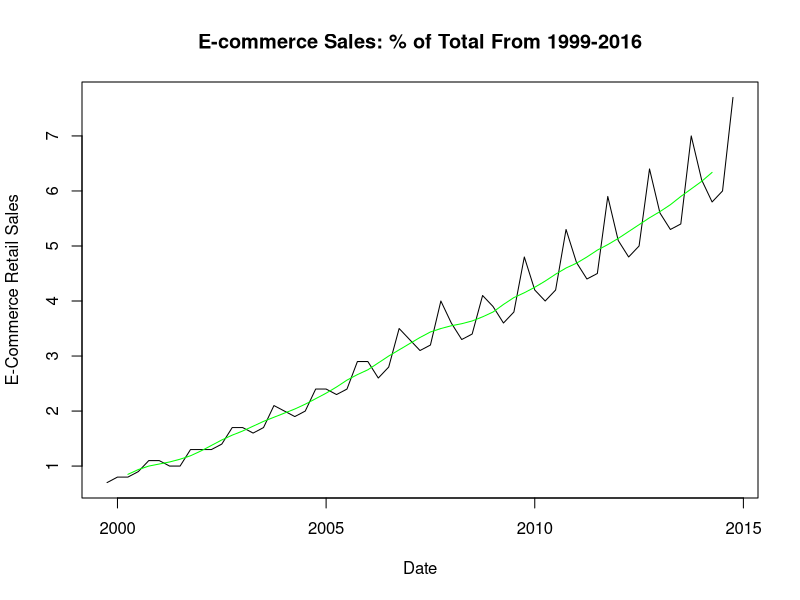
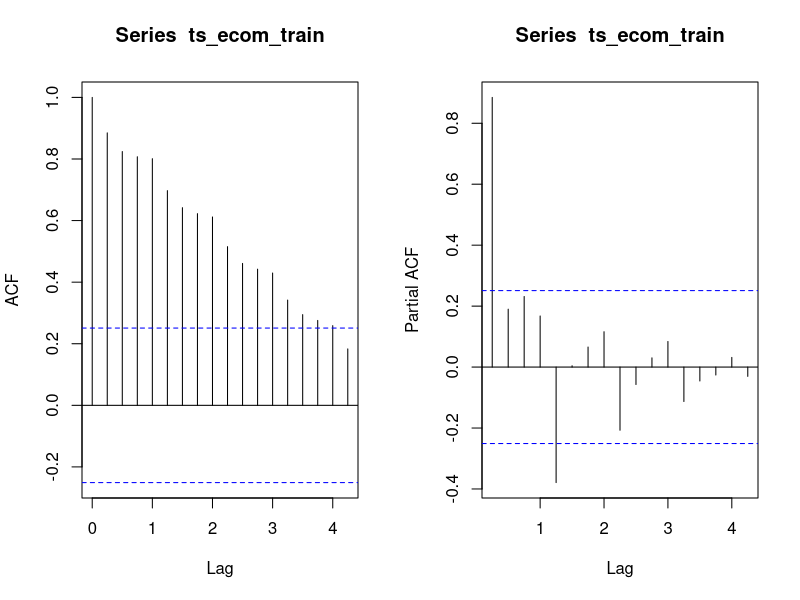
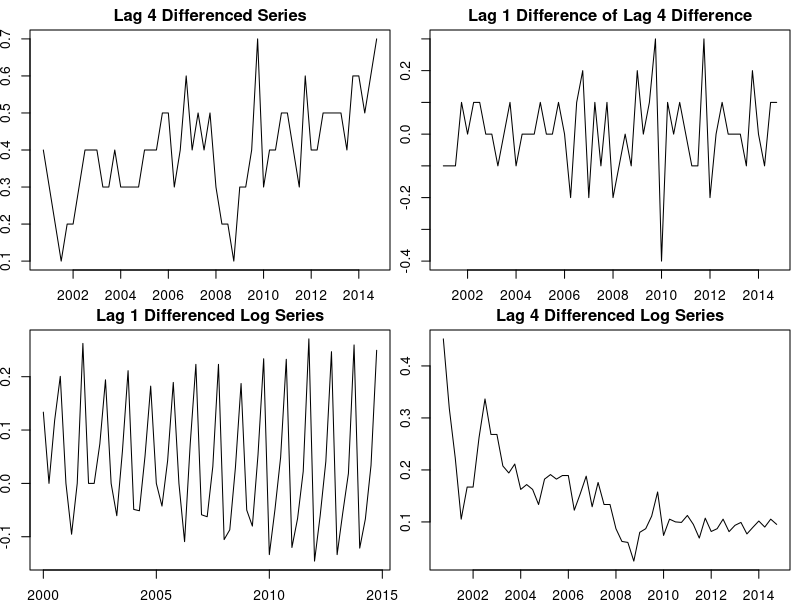
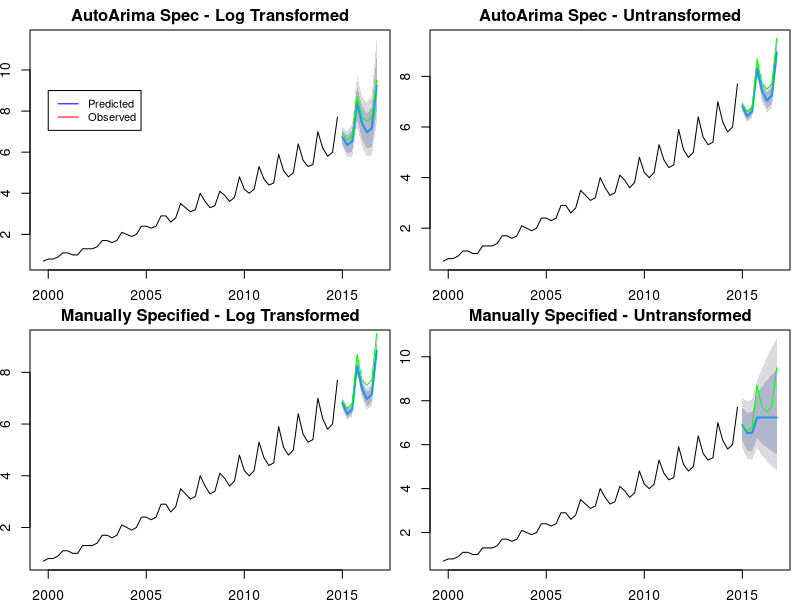
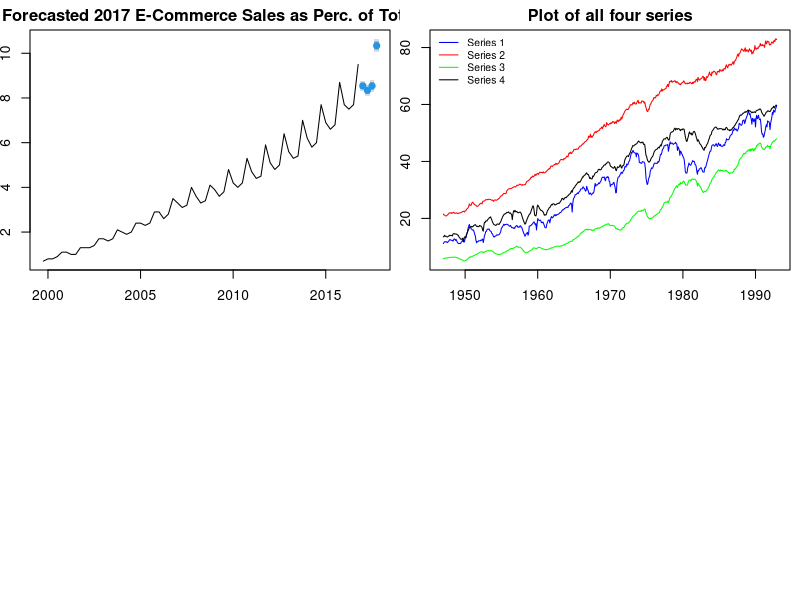
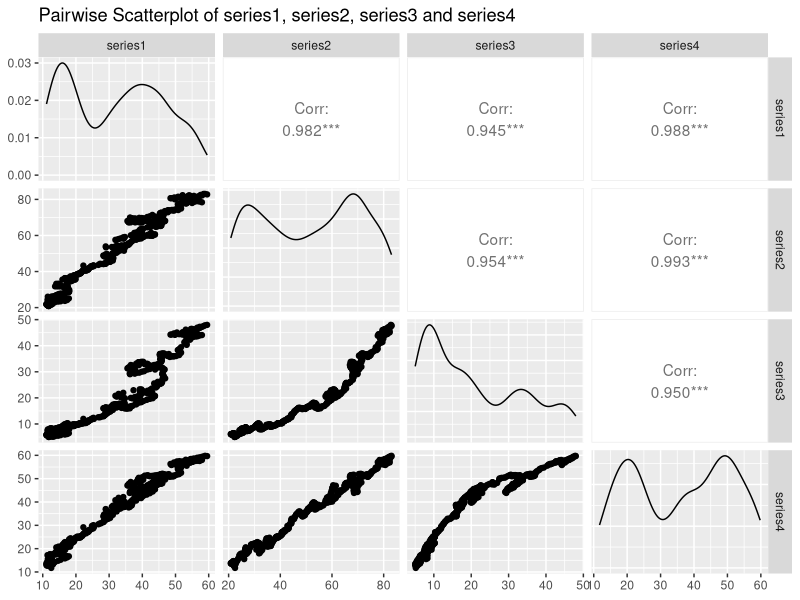
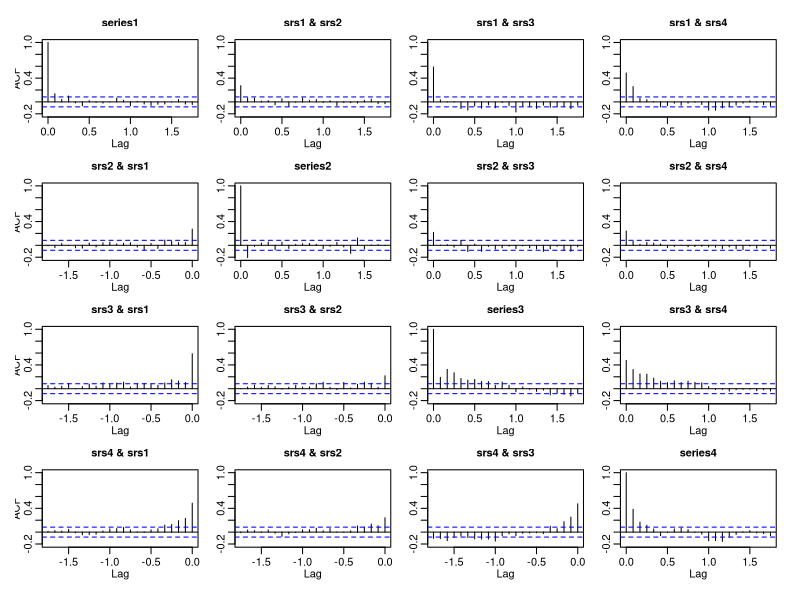
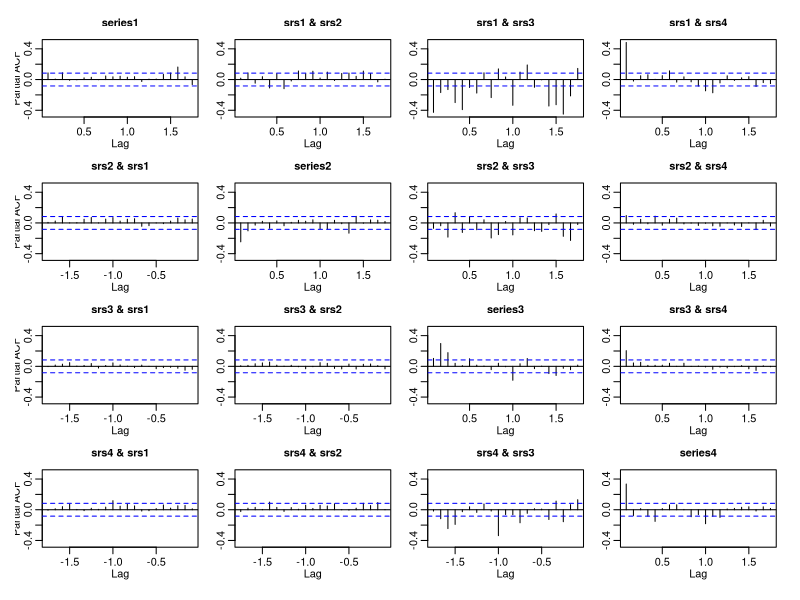

Recreate these plots in R, in order. (Note: this script raises an error after producing the figures.)
## ---- chunk 1
knitr::opts_chunk$set(echo = TRUE)

pkg <- c('knitr', 'Hmisc', 'ggcorrplot', 'car','xts','forecast',
         'dplyr', 'ggplot2', 'jtools', 'readr', 'astsa', 'vars', 'dplyr','tseries', 'GGally')
invisible(lapply(pkg, require, character.only = T))
## ---- chunk 2
# loading the data and making the train-test split
ecom = read.csv(file = "ECOMPCTNSA.csv")
ts_ecom = ts(ecom$ECOMPCTNSA, start = c(1999, 4), frequency = 4)
ts_ecom_train = ts(ts_ecom[time(ts_ecom) < 2015], start = c(1999, 4), freq = 4)
ts_ecom_test = ts(ts_ecom[time(ts_ecom) >= 2015], start = c(2015, 1), freq = 4)
head(ts_ecom_train, 13)
#check for missing values
sum(is.na(ts_ecom_train))
#summarize the series
summary(ts_ecom_train)
## ---- chunk 3
plot(ts_ecom_train, xlab = 'Date', ylab = 'E-Commerce Retail Sales',
     main = 'E-commerce Sales: % of Total From 1999-2016')
lines(ma(ts_ecom_train, order = 4, centre = T), col = 'green')
## ---- chunk 4
par(mfrow=c(1,2))
acf(ts_ecom_train)
pacf(ts_ecom_train)
## ---- chunk 5
par(mfrow=c(2,2), mai = c(.3, 0.3, 0.3, 0.1))
log_ts_ecom_train = log(ts_ecom_train)
log_ts_ecom_test = log(ts_ecom_test)

plot(diff(ts_ecom_train, lag = 4),xlab=NULL,ylab=NULL,main = "Lag 4 Differenced Series")
plot(diff(diff(ts_ecom_train, lag = 4),lag=1),xlab=NULL,ylab=NULL, 
     main = "Lag 1 Difference of Lag 4 Difference")

plot(diff(log_ts_ecom_train, lag = 1),xlab=NULL,ylab=NULL,main = "Lag 1 Differenced Log Series")
plot(diff(log_ts_ecom_train, lag = 4),xlab=NULL,ylab=NULL,main = "Lag 4 Differenced Log Series")

adf.test(diff(diff(ts_ecom_train, lag = 4),lag=1))$p.value
adf.test(log_ts_ecom_train)$p.value
## ---- chunk 6
log_model_auto <- auto.arima(ts_ecom_train, ic = 'aicc', lambda = 0)
model_auto <- auto.arima(ts_ecom_train, ic = 'aicc')

log_model_auto
model_auto
## ---- chunk 7
manual_model_raw <- Arima(ts_ecom_train, order=c(1,1,1), seasonal=c(1,1,1))
manual_model_log <- Arima(ts_ecom_train, order = c(0,1,4), seasonal=c(0,0,0), lambda=0)
## ---- chunk 8
log_mod_auto_sw <- shapiro.test(log_model_auto $resid)
log_mod_auto_box <-Box.test(log_model_auto $resid, type = "Ljung-Box")

mod_auto_sw <-shapiro.test(model_auto $resid)
mod_auto_box <-Box.test(model_auto $resid, type = "Ljung-Box")

man_mod_raw_sw <-shapiro.test(manual_model_raw $resid)
man_mod_raw_box <-Box.test(manual_model_raw $resid, type = "Ljung-Box")

log_man_mod_sw <-shapiro.test(manual_model_log $resid)
log_man_mod_box <-Box.test(manual_model_log $resid, type = "Ljung-Box")

TestResults <- data.frame(cbind(rbind(log_mod_auto_sw$p.value,mod_auto_sw$p.value, 
                         man_mod_raw_sw$p.value, log_man_mod_sw$p.value),
                         rbind(log_mod_auto_box$p.value, mod_auto_box$p.value, 
                               man_mod_raw_box$p.value, log_man_mod_box$p.value)))

colnames(TestResults) <- c('Shapiro-Wilk', 'Box-Ljung')
rownames(TestResults) <- c('Log, Auto','Raw, Auto','Log, Manual', 'Raw, Manual')

TestResults
## ---- chunk 9
calculate_rmse = function(fcast, test){
  rmse = sqrt(mean((fcast - test)^2))
}

forecast_log_auto = forecast(log_model_auto, h = 8, lambda=0)
forecast_auto = forecast(model_auto, h = 8)
forecast_log_man = forecast(manual_model_raw, h = 8)
forecast_man = forecast(manual_model_log, h = 8, lambda=0)

df_RMSE = data.frame(rbind(calculate_rmse(forecast_log_auto$mean,ts_ecom_test),
           calculate_rmse(forecast_auto$mean,ts_ecom_test), calculate_rmse(
             forecast_log_man$mean, ts_ecom_test), calculate_rmse(forecast_man$mean, ts_ecom_test)))

colnames(df_RMSE) = c('RMSE')
rownames(df_RMSE) = c('Log, Auto','Raw, Auto','Log, Manual', 'Raw, Manual')
df_RMSE

par(mfrow=c(2,2), mai = c(.3, 0.3, 0.3, 0.1))
plot(forecast_log_auto, main="AutoArima Spec - Log Transformed"); lines(ts_ecom_test, col='green')
legend(2000, 9, legend=c('Predicted','Observed'), col=c('blue','red'), lty=1, cex=0.8)
plot(forecast_auto, main="AutoArima Spec - Untransformed"); lines(ts_ecom_test, col='green')
plot(forecast_log_man, main="Manually Specified - Log Transformed"); lines(ts_ecom_test, col='green')
plot(forecast_man, main="Manually Specified - Untransformed"); lines(ts_ecom_test, col='green')

## ---- chunk 10
model_auto_all <- auto.arima(ts_ecom, ic = 'aicc')
plot(forecast(model_auto_all,h = 4), main='Forecasted 2017 E-Commerce Sales as Perc. of Total')
## ---- chunk 11
mts = read.csv(file = "data_2018Spring_MTS.txt", sep=' ')
ts_mts = ts(mts[ , c("series1", "series2", "series3", "series4")], start = c(1947, 1), freq = 12)
ts_mts_train = ts(ts_mts[time(ts_mts) < 1993, ], start = c(1947, 1), freq = 12)
ts_mts_test = ts(ts_mts[time(ts_mts) >= 1993, ], start = c(1993, 1), end = c(1993,12), freq = 12)
head(ts_mts_train)
#missing values
sum(is.na(ts_mts_train))
summary(ts_mts_train)
## ---- chunk 12
ts.plot(ts_mts_train, gpars=list(main="Plot of all four series", ylab="Unknown units", col=c('blue','red','green','black')))
legend("topleft",c("Series 1","Series 2","Series 3","Series 4"), lty=1, col = c('blue','red','green','black'), bty='n', cex=.75)
## ---- chunk 13
df_mts_train = data.frame(as.matrix(ts_mts_train), date=time(ts_mts_train))

ggpairs(df_mts_train[c('series1', 'series2', 'series3', 'series4')], title='Pairwise Scatterplot of series1, series2, series3 and series4')
## ---- chunk 14
adf.test(df_mts_train$series1)$p.value; adf.test(df_mts_train$series2)$p.value
adf.test(df_mts_train$series3)$p.value; adf.test(df_mts_train$series4)$p.value
## ---- chunk 15
adf.test(diff(df_mts_train$series1))$p.value; adf.test(diff(df_mts_train$series2))$p.value
adf.test(diff(df_mts_train$series3))$p.value; adf.test(diff(df_mts_train$series4))$p.value
## ---- chunk 16
acf(diff(ts_mts_train))
pacf(diff(ts_mts_train))
## ---- chunk 17
cbind(po.test(df_mts_train[c('series1','series2')])$p.value,
po.test(df_mts_train[c('series1','series3')])$p.value,
po.test(df_mts_train[c('series1','series4')])$p.value,
po.test(df_mts_train[c('series2','series3')])$p.value,
po.test(df_mts_train[c('series2','series4')])$p.value,
po.test(df_mts_train[c('series3','series4')])$p.value)
## ---- chunk 18
VARselect(diff(ts_mts_train), type = 'const')$selection
## ---- chunk 19
var = VAR(diff(ts_mts_train), p = 2, type = 'const')
serial.test(var, type = 'PT.asymptotic')$serial$p.value[1]
## ---- chunk 20
var_model = VAR(diff(ts_mts_train), p = 5, type = 'const')
## ---- chunk 21
diff_forecast = forecast(var_model, h=24)
endvals = tail(ts_mts_train,n=1)
int_1 = cumsum(c(endvals[1], diff_forecast$forecast$series1$mean))
int_2 = cumsum(c(endvals[2], diff_forecast$forecast$series2$mean))
int_3 = cumsum(c(endvals[3], diff_forecast$forecast$series3$mean))
int_4 = cumsum(c(endvals[4], diff_forecast$forecast$series4$mean))

ts_forecast = ts(cbind(int_1, int_2, int_3, int_4), start=c(1993, 1), freq=12)
ts_mts_train_window = window(ts_mts_train, start = c(1985,1))

par(mfrow=c(2,2))
ts.plot(ts_mts_train_window[,1], ts_mts_test[,1], ts_forecast[,1], col=c('black', 'green', 'blue'))
ts.plot(ts_mts_train_window[,2], ts_mts_test[,2], ts_forecast[,2], col=c('black', 'green', 'blue'))
ts.plot(ts_mts_train_window[,3], ts_mts_test[,3], ts_forecast[,3], col=c('black', 'green', 'blue'))
ts.plot(ts_mts_train_window[,4], ts_mts_test[,4], ts_forecast[,4], col=c('black', 'green', 'blue'))
## ---- chunk 22
residuals = as.numeric(ts_mts_test) - window(ts_forecast, start = c(1993,1), end = c(1993,12))
plot(residuals)
## ---- chunk 23
#serial.test(var_model, type="PT.asymptotic"); serial.test(var_model, type="BG")
normality.test(var_model, multivariate.only = TRUE)$jb.mul$JB$p.value[1,1]
## ---- chunk 24
results = data.frame(); orderrange = 1:10
for(i in orderrange) {
  var_iter = VAR(diff(ts_mts_train), p = i, type="both")
  
  PT = serial.test(var_iter, type="PT.asymptotic")$serial$p.value
  BG = serial.test(var_iter, type="BG")$serial$p.value
  norm = normality.test(var_iter, multivariate.only = TRUE)$jb.mul$JB$p.value
  results = rbind(results, cbind(AIC(var_iter), BIC(var_iter), PT, BG, norm))
}
rownames(results) = orderrange
colnames(results) = c('AIC', '        BIC', '    Port. p-val', 
                      ' Breusch-G. p-val', 'Jarque-B p-val')
results
